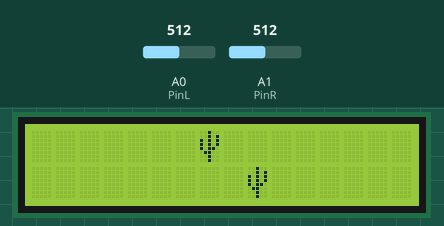
This sketch was run on a simulated Arduino Uno, built with avr-gcc and run on an emulated ATmega328P. On the bench: 16×2 character LCD. The test bench sets the inputs (shaded band); at power-on: A0 (PinL) = 512, A1 (PinR) = 512. Random numbers use the default seed unless the sketch sets one; what the sketch prints to the serial monitor is not drawn.

Above: at 1.2 s.
1.3 s: A0 (PinL) set to 610
At 1.81 s:
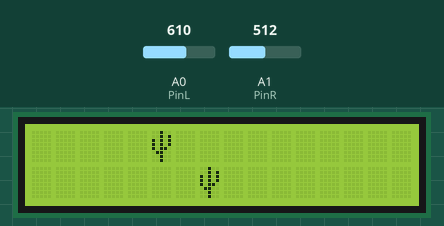
3.0 s: A0 (PinL) set to 590
4.6 s: A1 (PinR) set to 610
At 5.5 s:
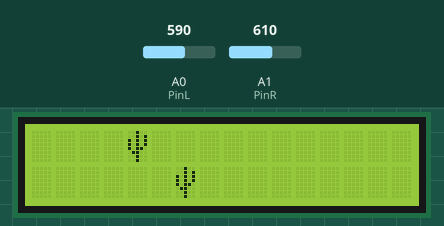
7.6 s: A1 (PinR) set to 590
9.5 s: A1 (PinR) set to 716
At 10.6 s:
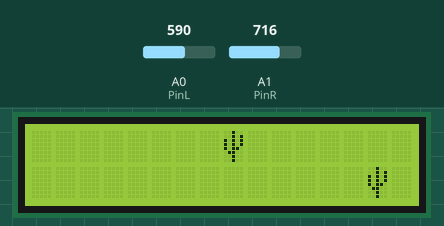
11.6 s: A0 (PinL) set to 716
At 14.87 s:
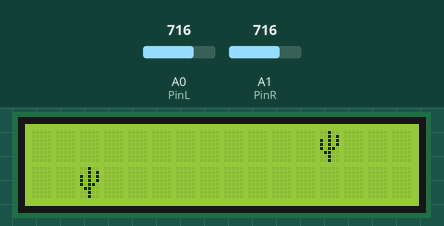
Timing chart, 0 to 15.6 s (numbered marks = the images above; inputs shaded):
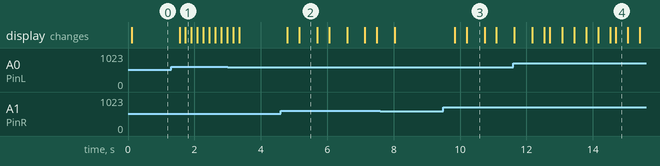

Measured:
- after the input at 1.3 s, the display: first changes after 0.26 s (image 1 shows a later state)
- after the input at 4.6 s, the display: first changes after 0.20 s (image 2 shows a later state)
- after the input at 9.5 s, the display: first changes after 0.34 s (image 3 shows a later state)
- what the display in image 2 shows lasts 0.5 s, from 5.2 s to 5.7 s

The sketch:

basic1.ino
```cpp
#include <Arduino_FreeRTOS.h>
//#include <Key.h>
//#include <Keypad.h>
#include <Wire.h>
#include <LiquidCrystal_I2C.h>
// Set pins on I2C chip for LCD connections:
byte cactus[8] = {0x04, 0x05, 0x15, 0x15, 0x16, 0x0C, 0x04, 0x04};

const int PinL = A0;
const int PinR = A1;
int valL = 0; // photocell variable
int valR = 0; // photocell variable
int col1 = 8;
int col2 = 10;

TaskHandle_t xHandle;
void leftTask(void *pvParameters);
void rightTask(void *pvParameters);
void cactiTask(void *pvParameters);
void LCDTask(void *pvParameters);

LiquidCrystal_I2C lcd(0x3F,16,2);
// Set I2C address and size
void setup() {
  Serial.begin(9600);
  lcd.init();
  lcd.backlight();
  lcd.createChar(1, cactus);
  xTaskCreate(leftTask, "left", 128, NULL, 1, NULL);
  xTaskCreate(rightTask, "right", 64, NULL, 1, NULL);
  xTaskCreate(cactiTask, "cacti", 64, NULL, 1, &xHandle);
  xTaskCreate(LCDTask, "LCD", 64, NULL, 1, NULL);
}

void leftTask(void *pvParameters) {
  (void) pvParameters;
  pinMode(PinL, INPUT);

  for(;;){
    valL = analogRead(PinL);
    Serial.print(PinL);
  }
}
void rightTask(void *pvParameters) {
  (void) pvParameters;
  pinMode(PinR, INPUT);
  for(;;){
    valR = analogRead(PinR);
  }
}

void cactiTask(void *pvParameters) {
  (void) pvParameters;
  for(;;){

    if(col1 >=0) col1--;
    else col1 = random(8, 15);

    if(col2 >=0) col2--;
    else col2 = random(8, 15);


    if(valL<600 && valR>600) vTaskDelay(30);
    else if(valL>600 && valR <600) vTaskDelay(10);
    else if(valL>600 && valR >600) vTaskDelay(20);
    else vTaskSuspend(xHandle);

  }
}

void LCDTask(void *pvParameters) {
  (void) pvParameters;
  for(;;){
    lcd.clear();
    if(valL >600 || valR>600) vTaskResume(xHandle);
    lcd.setCursor(col1,0); lcd.write(1);
    lcd.setCursor(col2,1); lcd.write(1);
    vTaskDelay(10);
  }
}

void loop() {}
```
